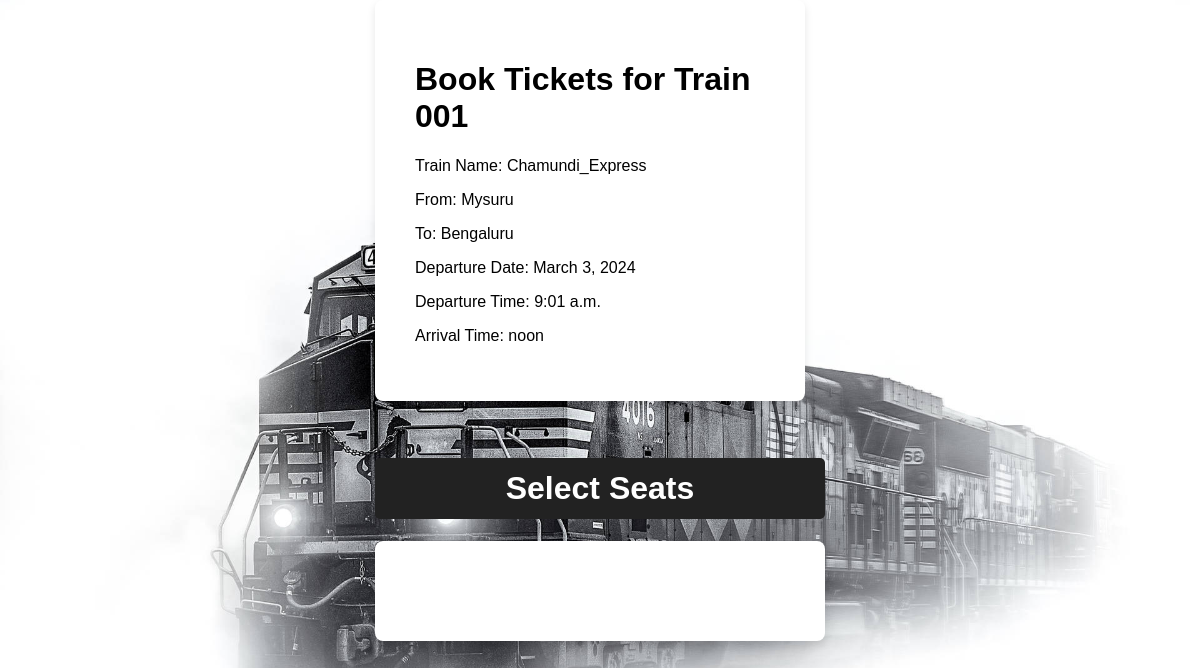
Page /book/001/ on the committed database.
### train_app/models.py (models this page shows, shortened)
class Train(models.Model):
    train_number = models.CharField(max_length=50)
    from_location = models.CharField(max_length=100)
    to_location = models.CharField(max_length=100)
    name = models.CharField(max_length=200)
    date = models.DateField(default=date.today)
    dep_time = models.TimeField(default='00:00')
    arr_time = models.TimeField(default='00:00')

### train_app/views.py (the view)
# urls.py: path('book/<str:train_number>/', views.book, name='book'),
def book(request, train_number):
    train = Train.objects.get(train_number=train_number)
    seats = Seat.objects.filter(train=train)
    return render(request, 'book.html', {'seats': seats, 'train': train})

### Template/book.html (shortened to what this page needs)
<!DOCTYPE html>
{% load static %}
<html lang="en">
<head>
</head>
<body>
<div class="bb">
<div class="container">
 <h1 >Book Tickets for Train {{ train.train_number }}</h1>
    <p>Train Name: {{ train.name }}</p>
    <p>From: {{ train.from_location }}</p>
    <p>To: {{ train.to_location }}</p>
    <p>Departure Date: {{ train.date }}</p>
    <p>Departure Time: {{ train.dep_time }}</p>
    <p>Arrival Time: {{ train.arr_time }}</p>
  </div>
    <br>
    <br>
<h1 class="btn btn-register">Select Seats</h1>
    <div id="seatSelection">
    </div>
</div>
</body>
</html>

### rows in the picture
Train: train_number "001", name "Chamundi_Express", from_location "Mysuru", to_location "Bengaluru", date "March 3, 2024", dep_time "9:01 a.m.", arr_time "noon"
